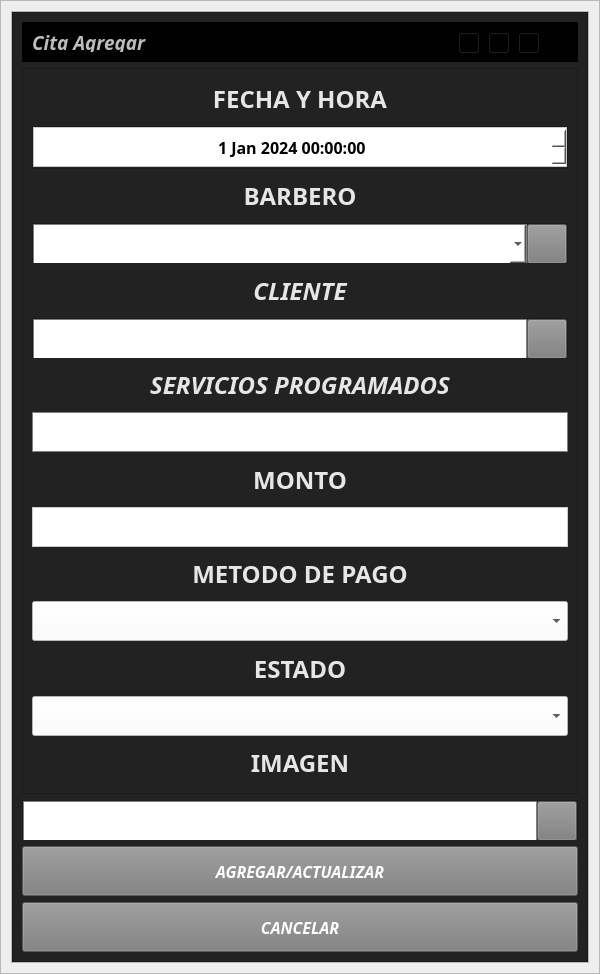
<?xml version="1.0" encoding="UTF-8"?>
<ui version="4.0">
 <class>add_edit_menu</class>
 <widget class="QWidget" name="add_edit_menu">
  <property name="geometry">
   <rect>
    <x>0</x>
    <y>0</y>
    <width>600</width>
    <height>974</height>
   </rect>
  </property>
  <property name="minimumSize">
   <size>
    <width>600</width>
    <height>0</height>
   </size>
  </property>
  <property name="maximumSize">
   <size>
    <width>16777215</width>
    <height>16777215</height>
   </size>
  </property>
  <property name="windowTitle">
   <string>Form</string>
  </property>
  <layout class="QHBoxLayout" name="horizontalLayout">
   <property name="spacing">
    <number>0</number>
   </property>
   <property name="leftMargin">
    <number>0</number>
   </property>
   <property name="topMargin">
    <number>0</number>
   </property>
   <property name="rightMargin">
    <number>0</number>
   </property>
   <property name="bottomMargin">
    <number>0</number>
   </property>
   <item>
    <widget class="QFrame" name="central_widget_frame">
     <property name="maximumSize">
      <size>
       <width>600</width>
       <height>16777215</height>
      </size>
     </property>
     <property name="frameShape">
      <enum>QFrame::StyledPanel</enum>
     </property>
     <property name="frameShadow">
      <enum>QFrame::Raised</enum>
     </property>
     <layout class="QHBoxLayout" name="horizontalLayout_3">
      <property name="spacing">
       <number>0</number>
      </property>
      <property name="leftMargin">
       <number>10</number>
      </property>
      <property name="topMargin">
       <number>10</number>
      </property>
      <property name="rightMargin">
       <number>10</number>
      </property>
      <property name="bottomMargin">
       <number>10</number>
      </property>
      <item>
       <widget class="QFrame" name="background_frame">
        <property name="frameShape">
         <enum>QFrame::StyledPanel</enum>
        </property>
        <property name="frameShadow">
         <enum>QFrame::Raised</enum>
        </property>
        <layout class="QVBoxLayout" name="verticalLayout_2">
         <property name="spacing">
          <number>0</number>
         </property>
         <property name="leftMargin">
          <number>0</number>
         </property>
         <property name="topMargin">
          <number>0</number>
         </property>
         <property name="rightMargin">
          <number>0</number>
         </property>
         <property name="bottomMargin">
          <number>0</number>
         </property>
         <item>
          <widget class="QFrame" name="content_frame">
           <property name="minimumSize">
            <size>
             <width>0</width>
             <height>0</height>
            </size>
           </property>
           <property name="styleSheet">
            <string notr="true">background-color: rgb(34, 34, 34);</string>
           </property>
           <property name="frameShape">
            <enum>QFrame::StyledPanel</enum>
           </property>
           <property name="frameShadow">
            <enum>QFrame::Raised</enum>
           </property>
           <layout class="QVBoxLayout" name="verticalLayout">
            <item>
             <widget class="QFrame" name="frame_nav">
              <property name="minimumSize">
               <size>
                <width>0</width>
                <height>40</height>
               </size>
              </property>
              <property name="maximumSize">
               <size>
                <width>16777215</width>
                <height>40</height>
               </size>
              </property>
              <property name="styleSheet">
               <string notr="true">background-color: rgb(0, 0, 0);</string>
              </property>
              <property name="frameShape">
               <enum>QFrame::StyledPanel</enum>
              </property>
              <property name="frameShadow">
               <enum>QFrame::Raised</enum>
              </property>
              <layout class="QHBoxLayout" name="horizontalLayout_6">
               <item>
                <widget class="QLabel" name="label_tittle">
                 <property name="font">
                  <font>
                   <family>Tw Cen MT</family>
                   <pointsize>14</pointsize>
                   <weight>75</weight>
                   <italic>true</italic>
                   <bold>true</bold>
                  </font>
                 </property>
                 <property name="styleSheet">
                  <string notr="true">
color: rgb(189, 189, 189);</string>
                 </property>
                 <property name="text">
                  <string>Cita Agregar</string>
                 </property>
                </widget>
               </item>
               <item>
                <widget class="QFrame" name="butttons_holder_frame">
                 <property name="minimumSize">
                  <size>
                   <width>110</width>
                   <height>30</height>
                  </size>
                 </property>
                 <property name="maximumSize">
                  <size>
                   <width>110</width>
                   <height>16777215</height>
                  </size>
                 </property>
                 <property name="frameShape">
                  <enum>QFrame::StyledPanel</enum>
                 </property>
                 <property name="frameShadow">
                  <enum>QFrame::Raised</enum>
                 </property>
                 <widget class="QToolButton" name="minimize_button">
                  <property name="geometry">
                   <rect>
                    <x>0</x>
                    <y>0</y>
                    <width>22</width>
                    <height>22</height>
                   </rect>
                  </property>
                  <property name="text">
                   <string>...</string>
                  </property>
                  <property name="icon">
                   <iconset>
                    <normaloff>L:/AngelCuk/assets/icons/minimize-window.png</normaloff>L:/AngelCuk/assets/icons/minimize-window.png</iconset>
                  </property>
                 </widget>
                 <widget class="QToolButton" name="restore_button">
                  <property name="geometry">
                   <rect>
                    <x>30</x>
                    <y>0</y>
                    <width>22</width>
                    <height>22</height>
                   </rect>
                  </property>
                  <property name="text">
                   <string>...</string>
                  </property>
                  <property name="icon">
                   <iconset>
                    <normaloff>L:/AngelCuk/assets/icons/restore-window.png</normaloff>L:/AngelCuk/assets/icons/restore-window.png</iconset>
                  </property>
                 </widget>
                 <widget class="QToolButton" name="maximize_button">
                  <property name="geometry">
                   <rect>
                    <x>30</x>
                    <y>0</y>
                    <width>22</width>
                    <height>22</height>
                   </rect>
                  </property>
                  <property name="text">
                   <string>...</string>
                  </property>
                  <property name="icon">
                   <iconset>
                    <normaloff>L:/AngelCuk/assets/icons/maximize-window.png</normaloff>L:/AngelCuk/assets/icons/maximize-window.png</iconset>
                  </property>
                 </widget>
                 <widget class="QToolButton" name="close_button">
                  <property name="geometry">
                   <rect>
                    <x>60</x>
                    <y>0</y>
                    <width>22</width>
                    <height>22</height>
                   </rect>
                  </property>
                  <property name="text">
                   <string>...</string>
                  </property>
                  <property name="icon">
                   <iconset>
                    <normaloff>L:/AngelCuk/assets/icons/close-window.png</normaloff>L:/AngelCuk/assets/icons/close-window.png</iconset>
                  </property>
                 </widget>
                </widget>
               </item>
              </layout>
             </widget>
            </item>
            <item>
             <widget class="QFrame" name="frame_inferior">
              <property name="maximumSize">
               <size>
                <width>16777215</width>
                <height>16777215</height>
               </size>
              </property>
              <property name="frameShape">
               <enum>QFrame::StyledPanel</enum>
              </property>
              <property name="frameShadow">
               <enum>QFrame::Raised</enum>
              </property>
              <layout class="QVBoxLayout" name="verticalLayout_3">
               <item>
                <widget class="QLabel" name="fecha_tittle">
                 <property name="font">
                  <font>
                   <family>Segoe UI Black</family>
                   <pointsize>18</pointsize>
                   <weight>75</weight>
                   <italic>false</italic>
                   <bold>true</bold>
                  </font>
                 </property>
                 <property name="styleSheet">
                  <string notr="true">color: rgb(230, 230, 230);</string>
                 </property>
                 <property name="text">
                  <string>FECHA Y HORA</string>
                 </property>
                 <property name="alignment">
                  <set>Qt::AlignCenter</set>
                 </property>
                </widget>
               </item>
               <item>
                <widget class="QFrame" name="frame_2">
                 <property name="minimumSize">
                  <size>
                   <width>0</width>
                   <height>40</height>
                  </size>
                 </property>
                 <property name="frameShape">
                  <enum>QFrame::StyledPanel</enum>
                 </property>
                 <property name="frameShadow">
                  <enum>QFrame::Raised</enum>
                 </property>
                 <layout class="QHBoxLayout" name="horizontalLayout_2">
                  <property name="spacing">
                   <number>4</number>
                  </property>
                  <property name="leftMargin">
                   <number>0</number>
                  </property>
                  <property name="topMargin">
                   <number>0</number>
                  </property>
                  <property name="rightMargin">
                   <number>0</number>
                  </property>
                  <property name="bottomMargin">
                   <number>0</number>
                  </property>
                  <item>
                   <widget class="QDateTimeEdit" name="fechahora_dateTimeEdit">
                    <property name="sizePolicy">
                     <sizepolicy hsizetype="Minimum" vsizetype="Maximum">
                      <horstretch>0</horstretch>
                      <verstretch>0</verstretch>
                     </sizepolicy>
                    </property>
                    <property name="minimumSize">
                     <size>
                      <width>0</width>
                      <height>40</height>
                     </size>
                    </property>
                    <property name="font">
                     <font>
                      <family>Microsoft YaHei</family>
                      <pointsize>12</pointsize>
                      <weight>75</weight>
                      <bold>true</bold>
                     </font>
                    </property>
                    <property name="styleSheet">
                     <string notr="true">background-color: rgb(255, 255, 255);
border: 1px solid #cbcbcb;</string>
                    </property>
                    <property name="alignment">
                     <set>Qt::AlignCenter</set>
                    </property>
                    <property name="dateTime">
                     <datetime>
                      <hour>0</hour>
                      <minute>0</minute>
                      <second>0</second>
                      <year>2024</year>
                      <month>1</month>
                      <day>1</day>
                     </datetime>
                    </property>
                   </widget>
                  </item>
                 </layout>
                </widget>
               </item>
               <item>
                <widget class="QLabel" name="barbero_tittle">
                 <property name="font">
                  <font>
                   <family>Segoe UI Black</family>
                   <pointsize>18</pointsize>
                   <weight>75</weight>
                   <italic>false</italic>
                   <bold>true</bold>
                  </font>
                 </property>
                 <property name="styleSheet">
                  <string notr="true">color: rgb(230, 230, 230);</string>
                 </property>
                 <property name="text">
                  <string>BARBERO</string>
                 </property>
                 <property name="alignment">
                  <set>Qt::AlignCenter</set>
                 </property>
                </widget>
               </item>
               <item>
                <widget class="QFrame" name="frame_4">
                 <property name="minimumSize">
                  <size>
                   <width>0</width>
                   <height>0</height>
                  </size>
                 </property>
                 <property name="maximumSize">
                  <size>
                   <width>16777215</width>
                   <height>40</height>
                  </size>
                 </property>
                 <property name="frameShape">
                  <enum>QFrame::StyledPanel</enum>
                 </property>
                 <property name="frameShadow">
                  <enum>QFrame::Raised</enum>
                 </property>
                 <layout class="QHBoxLayout" name="horizontalLayout_7">
                  <property name="spacing">
                   <number>0</number>
                  </property>
                  <property name="leftMargin">
                   <number>0</number>
                  </property>
                  <property name="topMargin">
                   <number>0</number>
                  </property>
                  <property name="rightMargin">
                   <number>0</number>
                  </property>
                  <property name="bottomMargin">
                   <number>0</number>
                  </property>
                  <item>
                   <widget class="QComboBox" name="comboBox">
                    <property name="minimumSize">
                     <size>
                      <width>70</width>
                      <height>40</height>
                     </size>
                    </property>
                    <property name="styleSheet">
                     <string notr="true">background-color: white;
border: 1px solid grey;</string>
                    </property>
                   </widget>
                  </item>
                  <item>
                   <widget class="QPushButton" name="pushButton_img_3">
                    <property name="minimumSize">
                     <size>
                      <width>40</width>
                      <height>40</height>
                     </size>
                    </property>
                    <property name="maximumSize">
                     <size>
                      <width>40</width>
                      <height>40</height>
                     </size>
                    </property>
                    <property name="font">
                     <font>
                      <family>Segoe UI Black</family>
                      <pointsize>12</pointsize>
                      <weight>75</weight>
                      <italic>true</italic>
                      <bold>true</bold>
                     </font>
                    </property>
                    <property name="styleSheet">
                     <string notr="true">QPushButton {
background-color: #7c7c7c;
color: white;
}

QPushButton:hover {
background-color: rgb(0, 195, 0);
}</string>
                    </property>
                    <property name="text">
                     <string/>
                    </property>
                    <property name="icon">
                     <iconset>
                      <normaloff>../assets/icons/plus.png</normaloff>../assets/icons/plus.png</iconset>
                    </property>
                    <property name="iconSize">
                     <size>
                      <width>35</width>
                      <height>35</height>
                     </size>
                    </property>
                   </widget>
                  </item>
                 </layout>
                </widget>
               </item>
               <item>
                <widget class="QLabel" name="cliente_tittle">
                 <property name="font">
                  <font>
                   <family>Segoe UI Black</family>
                   <pointsize>18</pointsize>
                   <weight>75</weight>
                   <italic>true</italic>
                   <bold>true</bold>
                  </font>
                 </property>
                 <property name="styleSheet">
                  <string notr="true">color: rgb(230, 230, 230);</string>
                 </property>
                 <property name="text">
                  <string>CLIENTE</string>
                 </property>
                 <property name="alignment">
                  <set>Qt::AlignCenter</set>
                 </property>
                </widget>
               </item>
               <item>
                <widget class="QFrame" name="frame_3">
                 <property name="minimumSize">
                  <size>
                   <width>0</width>
                   <height>0</height>
                  </size>
                 </property>
                 <property name="maximumSize">
                  <size>
                   <width>16777215</width>
                   <height>40</height>
                  </size>
                 </property>
                 <property name="frameShape">
                  <enum>QFrame::StyledPanel</enum>
                 </property>
                 <property name="frameShadow">
                  <enum>QFrame::Raised</enum>
                 </property>
                 <layout class="QHBoxLayout" name="horizontalLayout_5">
                  <property name="spacing">
                   <number>0</number>
                  </property>
                  <property name="leftMargin">
                   <number>0</number>
                  </property>
                  <property name="topMargin">
                   <number>0</number>
                  </property>
                  <property name="rightMargin">
                   <number>0</number>
                  </property>
                  <property name="bottomMargin">
                   <number>0</number>
                  </property>
                  <item>
                   <widget class="QLineEdit" name="imagen_lineEdit_2">
                    <property name="minimumSize">
                     <size>
                      <width>70</width>
                      <height>40</height>
                     </size>
                    </property>
                    <property name="maximumSize">
                     <size>
                      <width>16777215</width>
                      <height>16777215</height>
                     </size>
                    </property>
                    <property name="styleSheet">
                     <string notr="true">background-color: white;
border: 1px solid grey;</string>
                    </property>
                   </widget>
                  </item>
                  <item>
                   <widget class="QPushButton" name="pushButton_img_2">
                    <property name="minimumSize">
                     <size>
                      <width>40</width>
                      <height>40</height>
                     </size>
                    </property>
                    <property name="maximumSize">
                     <size>
                      <width>40</width>
                      <height>40</height>
                     </size>
                    </property>
                    <property name="font">
                     <font>
                      <family>Segoe UI Black</family>
                      <pointsize>12</pointsize>
                      <weight>75</weight>
                      <italic>true</italic>
                      <bold>true</bold>
                     </font>
                    </property>
                    <property name="styleSheet">
                     <string notr="true">QPushButton {
background-color: #7c7c7c;
color: white;
}

QPushButton:hover {
background-color: rgb(0, 195, 0);
}</string>
                    </property>
                    <property name="text">
                     <string/>
                    </property>
                    <property name="icon">
                     <iconset>
                      <normaloff>../assets/icons/plus.png</normaloff>../assets/icons/plus.png</iconset>
                    </property>
                    <property name="iconSize">
                     <size>
                      <width>35</width>
                      <height>35</height>
                     </size>
                    </property>
                   </widget>
                  </item>
                 </layout>
                </widget>
               </item>
               <item>
                <widget class="QLabel" name="servicio_tittle">
                 <property name="font">
                  <font>
                   <family>Segoe UI Black</family>
                   <pointsize>18</pointsize>
                   <weight>75</weight>
                   <italic>true</italic>
                   <bold>true</bold>
                  </font>
                 </property>
                 <property name="styleSheet">
                  <string notr="true">color: rgb(230, 230, 230);</string>
                 </property>
                 <property name="text">
                  <string>SERVICIOS PROGRAMADOS</string>
                 </property>
                 <property name="alignment">
                  <set>Qt::AlignCenter</set>
                 </property>
                </widget>
               </item>
               <item>
                <widget class="QLineEdit" name="servicio_lineEdit">
                 <property name="minimumSize">
                  <size>
                   <width>400</width>
                   <height>40</height>
                  </size>
                 </property>
                 <property name="maximumSize">
                  <size>
                   <width>16777215</width>
                   <height>16777215</height>
                  </size>
                 </property>
                 <property name="styleSheet">
                  <string notr="true">background-color: white;
border: 1px solid grey;</string>
                 </property>
                </widget>
               </item>
               <item>
                <widget class="QLabel" name="monto_tittle">
                 <property name="font">
                  <font>
                   <family>Segoe UI Black</family>
                   <pointsize>18</pointsize>
                   <weight>75</weight>
                   <italic>false</italic>
                   <bold>true</bold>
                  </font>
                 </property>
                 <property name="styleSheet">
                  <string notr="true">color: rgb(230, 230, 230);</string>
                 </property>
                 <property name="text">
                  <string>MONTO</string>
                 </property>
                 <property name="alignment">
                  <set>Qt::AlignCenter</set>
                 </property>
                </widget>
               </item>
               <item>
                <widget class="QLineEdit" name="monto_lineEdit">
                 <property name="minimumSize">
                  <size>
                   <width>0</width>
                   <height>40</height>
                  </size>
                 </property>
                 <property name="styleSheet">
                  <string notr="true">background-color: rgb(255, 255, 255);
border: 1px solid #cbcbcb;</string>
                 </property>
                </widget>
               </item>
               <item>
                <widget class="QLabel" name="pago_tittle">
                 <property name="font">
                  <font>
                   <family>Segoe UI Black</family>
                   <pointsize>18</pointsize>
                   <weight>75</weight>
                   <italic>false</italic>
                   <bold>true</bold>
                  </font>
                 </property>
                 <property name="styleSheet">
                  <string notr="true">color: rgb(230, 230, 230);</string>
                 </property>
                 <property name="text">
                  <string>METODO DE PAGO</string>
                 </property>
                 <property name="alignment">
                  <set>Qt::AlignCenter</set>
                 </property>
                </widget>
               </item>
               <item>
                <widget class="QComboBox" name="pago_comboBox">
                 <property name="minimumSize">
                  <size>
                   <width>0</width>
                   <height>40</height>
                  </size>
                 </property>
                 <property name="styleSheet">
                  <string notr="true">background-color: rgb(255, 255, 255);</string>
                 </property>
                </widget>
               </item>
               <item>
                <widget class="QLabel" name="estado_tittle">
                 <property name="font">
                  <font>
                   <family>Segoe UI Black</family>
                   <pointsize>18</pointsize>
                   <weight>75</weight>
                   <italic>false</italic>
                   <bold>true</bold>
                  </font>
                 </property>
                 <property name="styleSheet">
                  <string notr="true">color: rgb(230, 230, 230);</string>
                 </property>
                 <property name="text">
                  <string>ESTADO</string>
                 </property>
                 <property name="alignment">
                  <set>Qt::AlignCenter</set>
                 </property>
                </widget>
               </item>
               <item>
                <widget class="QComboBox" name="estado_comboBox">
                 <property name="minimumSize">
                  <size>
                   <width>0</width>
                   <height>40</height>
                  </size>
                 </property>
                 <property name="styleSheet">
                  <string notr="true">background-color: rgb(255, 255, 255);</string>
                 </property>
                </widget>
               </item>
               <item>
                <widget class="QLabel" name="imagen_tittle">
                 <property name="font">
                  <font>
                   <family>Segoe UI Black</family>
                   <pointsize>18</pointsize>
                   <weight>75</weight>
                   <italic>false</italic>
                   <bold>true</bold>
                  </font>
                 </property>
                 <property name="styleSheet">
                  <string notr="true">color: rgb(230, 230, 230);</string>
                 </property>
                 <property name="text">
                  <string>IMAGEN</string>
                 </property>
                 <property name="alignment">
                  <set>Qt::AlignCenter</set>
                 </property>
                </widget>
               </item>
              </layout>
             </widget>
            </item>
            <item>
             <widget class="QFrame" name="frame">
              <property name="minimumSize">
               <size>
                <width>0</width>
                <height>0</height>
               </size>
              </property>
              <property name="maximumSize">
               <size>
                <width>16777215</width>
                <height>40</height>
               </size>
              </property>
              <property name="frameShape">
               <enum>QFrame::StyledPanel</enum>
              </property>
              <property name="frameShadow">
               <enum>QFrame::Raised</enum>
              </property>
              <layout class="QHBoxLayout" name="horizontalLayout_4">
               <property name="spacing">
                <number>0</number>
               </property>
               <property name="leftMargin">
                <number>0</number>
               </property>
               <property name="topMargin">
                <number>0</number>
               </property>
               <property name="rightMargin">
                <number>0</number>
               </property>
               <property name="bottomMargin">
                <number>0</number>
               </property>
               <item>
                <widget class="QLineEdit" name="imagen_lineEdit">
                 <property name="minimumSize">
                  <size>
                   <width>70</width>
                   <height>40</height>
                  </size>
                 </property>
                 <property name="maximumSize">
                  <size>
                   <width>16777215</width>
                   <height>16777215</height>
                  </size>
                 </property>
                 <property name="styleSheet">
                  <string notr="true">background-color: white;
border: 1px solid grey;</string>
                 </property>
                </widget>
               </item>
               <item>
                <widget class="QPushButton" name="pushButton_img">
                 <property name="minimumSize">
                  <size>
                   <width>40</width>
                   <height>40</height>
                  </size>
                 </property>
                 <property name="maximumSize">
                  <size>
                   <width>40</width>
                   <height>40</height>
                  </size>
                 </property>
                 <property name="font">
                  <font>
                   <family>Segoe UI Black</family>
                   <pointsize>12</pointsize>
                   <weight>75</weight>
                   <italic>true</italic>
                   <bold>true</bold>
                  </font>
                 </property>
                 <property name="styleSheet">
                  <string notr="true">QPushButton {
background-color: #7c7c7c;
color: white;
}

QPushButton:hover {
background-color: rgb(0, 195, 0);
}</string>
                 </property>
                 <property name="text">
                  <string/>
                 </property>
                 <property name="icon">
                  <iconset>
                   <normaloff>../assets/icons/open-file.png</normaloff>../assets/icons/open-file.png</iconset>
                 </property>
                 <property name="iconSize">
                  <size>
                   <width>35</width>
                   <height>35</height>
                  </size>
                 </property>
                </widget>
               </item>
              </layout>
             </widget>
            </item>
            <item>
             <widget class="QPushButton" name="add_edit_button">
              <property name="minimumSize">
               <size>
                <width>0</width>
                <height>50</height>
               </size>
              </property>
              <property name="font">
               <font>
                <family>Segoe UI Black</family>
                <pointsize>12</pointsize>
                <weight>75</weight>
                <italic>true</italic>
                <bold>true</bold>
               </font>
              </property>
              <property name="styleSheet">
               <string notr="true">QPushButton {
background-color: #7c7c7c;
color: white;
}

QPushButton:hover {
background-color: rgb(0, 195, 0);
}


</string>
              </property>
              <property name="text">
               <string>AGREGAR/ACTUALIZAR</string>
              </property>
             </widget>
            </item>
            <item>
             <widget class="QPushButton" name="cancel_button">
              <property name="minimumSize">
               <size>
                <width>0</width>
                <height>50</height>
               </size>
              </property>
              <property name="font">
               <font>
                <family>Segoe UI Black</family>
                <pointsize>12</pointsize>
                <weight>75</weight>
                <italic>true</italic>
                <bold>true</bold>
               </font>
              </property>
              <property name="styleSheet">
               <string notr="true">QPushButton {
background-color: #7c7c7c;
color: white;
}

QPushButton:hover {
background-color: rgb(194, 0, 0);
}


</string>
              </property>
              <property name="text">
               <string>CANCELAR</string>
              </property>
             </widget>
            </item>
           </layout>
          </widget>
         </item>
        </layout>
       </widget>
      </item>
     </layout>
    </widget>
   </item>
  </layout>
 </widget>
 <resources/>
 <connections/>
</ui>
